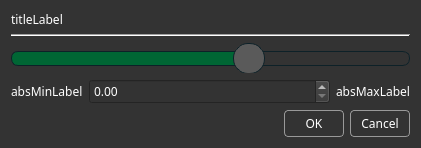
<?xml version="1.0" encoding="UTF-8"?>
<ui version="4.0">
 <class>ChangeLimitsDialog</class>
 <widget class="QDialog" name="ChangeLimitsDialog">
  <property name="geometry">
   <rect>
    <x>0</x>
    <y>0</y>
    <width>421</width>
    <height>148</height>
   </rect>
  </property>
  <property name="sizePolicy">
   <sizepolicy hsizetype="Preferred" vsizetype="Maximum">
    <horstretch>0</horstretch>
    <verstretch>0</verstretch>
   </sizepolicy>
  </property>
  <property name="font">
   <font>
    <family>Share Tech Mono</family>
   </font>
  </property>
  <property name="windowTitle">
   <string>Set limits dialog</string>
  </property>
  <property name="styleSheet">
   <string notr="true">QDialog {
	background: rgb(51,51,51);
}
QLabel {
	color: #fff;
}

QPushButton {
	color: rgb(255, 255, 255);
	background-color: rgb(51, 51, 51);
	border: 1px solid #999999;
	border-radius: 4px;
	padding: 4px;
	width: 50px
}</string>
  </property>
  <layout class="QVBoxLayout" name="verticalLayout">
   <item>
    <widget class="QLabel" name="titleLabel">
     <property name="sizePolicy">
      <sizepolicy hsizetype="Preferred" vsizetype="Maximum">
       <horstretch>0</horstretch>
       <verstretch>0</verstretch>
      </sizepolicy>
     </property>
     <property name="font">
      <font>
       <family>Share Tech Mono</family>
      </font>
     </property>
     <property name="text">
      <string>titleLabel</string>
     </property>
    </widget>
   </item>
   <item>
    <widget class="Line" name="line">
     <property name="orientation">
      <enum>Qt::Horizontal</enum>
     </property>
    </widget>
   </item>
   <item>
    <layout class="QHBoxLayout" name="horizontalLayout">
     <item>
      <widget class="QSlider" name="valueSlider">
       <property name="minimumSize">
        <size>
         <width>0</width>
         <height>30</height>
        </size>
       </property>
       <property name="layoutDirection">
        <enum>Qt::LeftToRight</enum>
       </property>
       <property name="styleSheet">
        <string notr="true"> QSlider::groove:horizontal {
      background: rgb(51,51,51);
      position: absolute; /* absolutely position 4px from the left and right of the widget. setting margins on the widget should work too... */
      top: 8px; bottom: 8px;
      height: 15px;
  }

  QSlider::handle:horizontal {
      width: 30px;
      background: rgb(90, 90, 90);
      margin: -8px 0; /* expand outside the groove */
      border: 1px solid rgb(13,33,40);
  	  border-radius: 15px;
  }

  QSlider::add-page:horizontal {
      /*background: rgb(0,102,52);*/
	  border: 1px solid rgb(13,33,40);
	  border-radius: 7px;
  }

  QSlider::sub-page:horizontal {
      /*background: rgb(51,51,51);*/
     background: rgb(0,102,52);
      border: 1px solid rgb(13,33,40);
  	  border-radius: 7px;
  }

  QSlider::add-page:horizontal:disabled {
/*     background: rgb(0,102,52);*/
	background: rgb(60,162,102);
	  border: 1px solid rgb(13,33,40);
	  border-radius: 7px;
  }

</string>
       </property>
       <property name="singleStep">
        <number>0</number>
       </property>
       <property name="value">
        <number>60</number>
       </property>
       <property name="tracking">
        <bool>true</bool>
       </property>
       <property name="orientation">
        <enum>Qt::Horizontal</enum>
       </property>
       <property name="invertedAppearance">
        <bool>false</bool>
       </property>
       <property name="invertedControls">
        <bool>false</bool>
       </property>
      </widget>
     </item>
    </layout>
   </item>
   <item>
    <layout class="QHBoxLayout" name="horizontalLayout_2">
     <item>
      <widget class="QLabel" name="minLabel">
       <property name="sizePolicy">
        <sizepolicy hsizetype="Maximum" vsizetype="Preferred">
         <horstretch>0</horstretch>
         <verstretch>0</verstretch>
        </sizepolicy>
       </property>
       <property name="font">
        <font>
         <family>Share Tech Mono</family>
        </font>
       </property>
       <property name="text">
        <string>absMinLabel</string>
       </property>
      </widget>
     </item>
     <item>
      <widget class="QDoubleSpinBox" name="valueSpinBox">
       <property name="sizePolicy">
        <sizepolicy hsizetype="MinimumExpanding" vsizetype="Fixed">
         <horstretch>0</horstretch>
         <verstretch>0</verstretch>
        </sizepolicy>
       </property>
       <property name="font">
        <font>
         <family>Share Tech Mono</family>
        </font>
       </property>
       <property name="styleSheet">
        <string notr="true">QDoubleSpinBox {
	background: rgb(51,51,51);
	color: #fff;
}
</string>
       </property>
      </widget>
     </item>
     <item>
      <widget class="QLabel" name="maxLabel">
       <property name="sizePolicy">
        <sizepolicy hsizetype="Maximum" vsizetype="Preferred">
         <horstretch>0</horstretch>
         <verstretch>0</verstretch>
        </sizepolicy>
       </property>
       <property name="font">
        <font>
         <family>Share Tech Mono</family>
        </font>
       </property>
       <property name="text">
        <string>absMaxLabel</string>
       </property>
      </widget>
     </item>
    </layout>
   </item>
   <item>
    <layout class="QHBoxLayout" name="horizontalLayout_3">
     <item>
      <spacer name="horizontalSpacer">
       <property name="orientation">
        <enum>Qt::Horizontal</enum>
       </property>
       <property name="sizeHint" stdset="0">
        <size>
         <width>40</width>
         <height>20</height>
        </size>
       </property>
      </spacer>
     </item>
     <item>
      <widget class="QPushButton" name="okButton">
       <property name="font">
        <font>
         <family>Share Tech Mono</family>
        </font>
       </property>
       <property name="text">
        <string>OK</string>
       </property>
      </widget>
     </item>
     <item>
      <widget class="QPushButton" name="cancelButton">
       <property name="font">
        <font>
         <family>Share Tech Mono</family>
        </font>
       </property>
       <property name="text">
        <string>Cancel</string>
       </property>
      </widget>
     </item>
    </layout>
   </item>
  </layout>
 </widget>
 <resources/>
 <connections/>
</ui>
